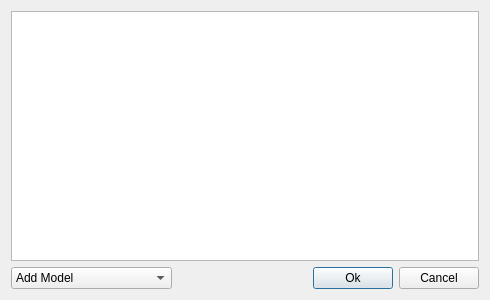
<?xml version="1.0" encoding="UTF-8"?>
<ui version="4.0">
 <class>ConfigureModelsDialog</class>
 <widget class="QDialog" name="ConfigureModelsDialog">
  <property name="geometry">
   <rect>
    <x>0</x>
    <y>0</y>
    <width>490</width>
    <height>300</height>
   </rect>
  </property>
  <property name="windowTitle">
   <string>ConfigureModelsDialog</string>
  </property>
  <layout class="QVBoxLayout" name="verticalLayout">
   <item>
    <layout class="QHBoxLayout" name="horizontalLayout">
     <item>
      <widget class="QListWidget" name="modelList"/>
     </item>
    </layout>
   </item>
   <item>
    <layout class="QHBoxLayout" name="horizontalLayout_2">
     <item>
      <widget class="QComboBox" name="addModelButton">
       <property name="minimumSize">
        <size>
         <width>110</width>
         <height>0</height>
        </size>
       </property>
       <item>
        <property name="text">
         <string>Add Model</string>
        </property>
       </item>
       <item>
        <property name="text">
         <string>From File</string>
        </property>
       </item>
       <item>
        <property name="text">
         <string>From Magnification Map</string>
        </property>
       </item>
       <item>
        <property name="text">
         <string>From Scratch</string>
        </property>
       </item>
       <item>
        <property name="text">
         <string/>
        </property>
       </item>
      </widget>
     </item>
     <item>
      <spacer name="horizontalSpacer">
       <property name="orientation">
        <enum>Qt::Horizontal</enum>
       </property>
       <property name="sizeHint" stdset="0">
        <size>
         <width>40</width>
         <height>20</height>
        </size>
       </property>
      </spacer>
     </item>
     <item>
      <widget class="QPushButton" name="okButton">
       <property name="text">
        <string>Ok</string>
       </property>
      </widget>
     </item>
     <item>
      <widget class="QPushButton" name="cancelButton">
       <property name="text">
        <string>Cancel</string>
       </property>
      </widget>
     </item>
    </layout>
   </item>
  </layout>
 </widget>
 <layoutdefault spacing="6" margin="11"/>
 <resources/>
 <connections>
  <connection>
   <sender>cancelButton</sender>
   <signal>clicked()</signal>
   <receiver>ConfigureModelsDialog</receiver>
   <slot>reject()</slot>
   <hints>
    <hint type="sourcelabel">
     <x>437</x>
     <y>275</y>
    </hint>
    <hint type="destinationlabel">
     <x>244</x>
     <y>149</y>
    </hint>
   </hints>
  </connection>
  <connection>
   <sender>okButton</sender>
   <signal>clicked()</signal>
   <receiver>ConfigureModelsDialog</receiver>
   <slot>accept()</slot>
   <hints>
    <hint type="sourcelabel">
     <x>346</x>
     <y>275</y>
    </hint>
    <hint type="destinationlabel">
     <x>244</x>
     <y>149</y>
    </hint>
   </hints>
  </connection>
 </connections>
</ui>
